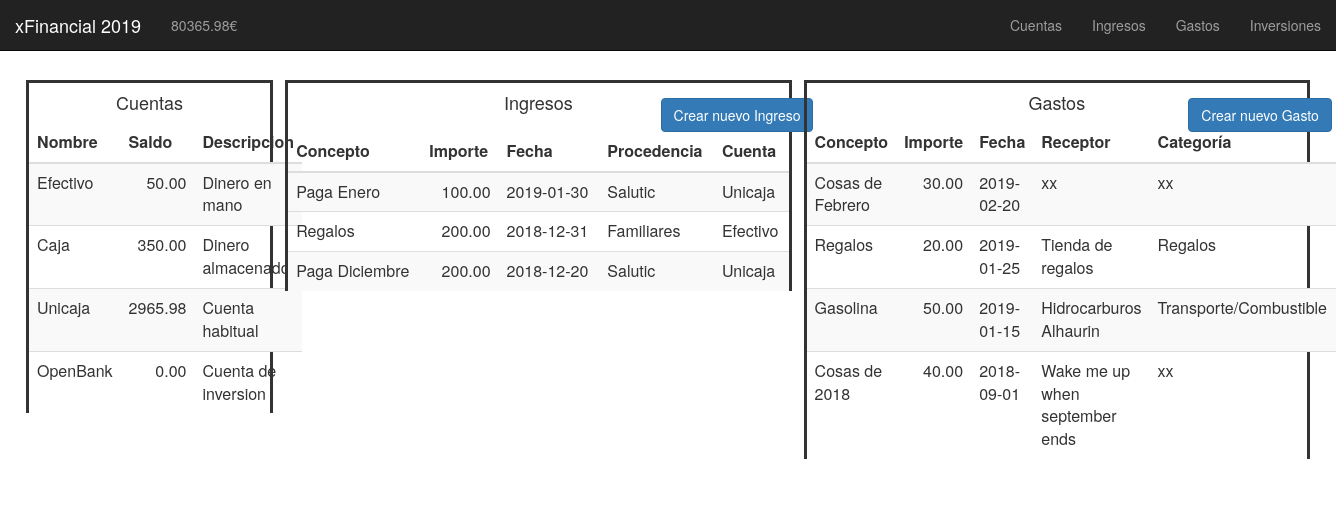
The app's page /, older data.
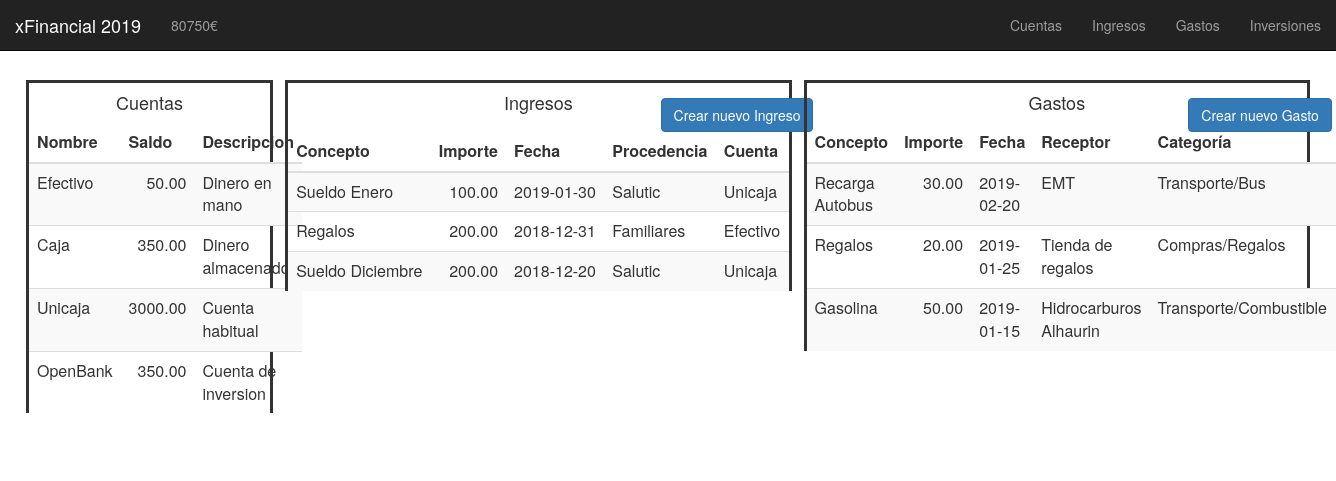
The same page, newer data.
### tables this page shows
CREATE TABLE cuentas (
	id INT PRIMARY KEY AUTO_INCREMENT,
	nombre VARCHAR(50),
    saldo DECIMAL(15,2),
    descripcion VARCHAR(50)
);

CREATE TABLE ingresos (
	id INT PRIMARY KEY AUTO_INCREMENT,
	importe DECIMAL(8,2),  
    concepto VARCHAR(50),  
    fecha DATE,  
    procedencia VARCHAR(50),  
    cuenta VARCHAR(50)  
);

CREATE TABLE gastos (
	id INT PRIMARY KEY AUTO_INCREMENT,
	importe DECIMAL(8,2),  
    concepto VARCHAR(50),  
    fecha DATE,  
    receptor VARCHAR(50),  
    categoria VARCHAR(50),  
    cuenta VARCHAR(50)  
);

### modals/crear_gasto_index.php (the view, shortened to what this page needs)
<button type="button" class="btn btn-primary separar" data-toggle="modal" data-target="#modal_anadir_gasto">
  Crear nuevo Gasto
</button>

### functions/patrimonio/mostrar_patrimonio.php (shortened to what this page needs)
<?php
$patrimonio = 0;
$res = mysql_query("SELECT * FROM cuentas")
or die(mysql_error());
while($row = mysql_fetch_array( $res )) {
    $patrimonio = $patrimonio + $row['saldo'];
}
$res2 = mysql_query("SELECT * FROM inversiones WHERE vendida = 0")
or die(mysql_error());
while($row = mysql_fetch_array( $res2 )) {
    $patrimonio = $patrimonio + $row['valor_actual'];
}
echo $patrimonio."€";
?>

### functions/cuentas/mostrar_cuentas.php (shortened to what this page needs)
<table class="table table-striped">
    <thead>
    <tr>
        <th>Nombre</th>
        <th>Saldo</th>
        <th>Descripcion</th>
    </tr>
    </thead>
<?php
$res = mysql_query("SELECT * FROM cuentas")
or die(mysql_error());
while($row = mysql_fetch_array( $res )) {?>
    <tr>
        <td><?php echo $row['nombre'];?></td>
        <td style="text-align:right;"><?php echo $row['saldo'];?></td>
        <td><?php echo $row['descripcion'];?></td>
    </tr>
<?php } ?>
</table>

### functions/ingresos/mostrar_ingresos.php (shortened to what this page needs)
<table class="table table-striped">
    <thead>
    <tr>
        <th>Concepto</th>
        <th>Importe</th>
        <th>Fecha</th>
        <th>Procedencia</th>
        <th>Cuenta</th>
    </tr>
    </thead>
<?php
$res = mysql_query("SELECT * FROM ingresos ORDER BY fecha DESC")
or die(mysql_error());
while($row = mysql_fetch_array( $res )) {?>
    <tr>
        <td><?php echo $row['concepto'];?></td>
        <td style="text-align:right;"><?php echo $row['importe'];?></td>
        <td><?php echo $row['fecha'];?></td>
        <td><?php echo $row['procedencia'];?></td>
        <td><?php echo $row['cuenta'];?></td>
    </tr>
<?php } ?>
</table>

### functions/gastos/mostrar_gastos.php (shortened to what this page needs)
<table class="table table-striped">
    <thead>
    <tr>
        <th>Concepto</th>
        <th>Importe</th>
        <th>Fecha</th>
        <th>Receptor</th>
        <th>Categoría</th>
    </tr>
    </thead>
<?php
$res = mysql_query("SELECT * FROM gastos ORDER BY fecha DESC")
or die(mysql_error());
while($row = mysql_fetch_array( $res )) {?>
    <tr>
        <td><?php echo $row['concepto'];?></td>
        <td style="text-align:right;"><?php echo $row['importe'];?></td>
        <td><?php echo $row['fecha'];?></td>
        <td><?php echo $row['receptor'];?></td>
        <td><?php echo $row['categoria'];?></td>
    </tr>
<?php } ?>
</table>

Row changes from the older to the newer data that the page shows:
removed gastos: concepto "Cosas de 2018", importe "40.00", fecha "2018-09-01", receptor "Wake me up when september ends", categoria "xx"
changed cuentas "Unicaja": saldo "2965.98" → "3000.00"
changed cuentas "OpenBank": saldo "0.00" → "350.00"
changed ingresos: concepto "Paga Enero" → "Sueldo Enero"
changed ingresos: concepto "Paga Diciembre" → "Sueldo Diciembre"
changed gastos: concepto "Cosas de Febrero" → "Recarga Autobus"; receptor "xx" → "EMT"; categoria "xx" → "Transporte/Bus"
changed gastos "Regalos": categoria "Regalos" → "Compras/Regalos"
Text that changed along with them:
$patrimonio: "80365.98" → "80750"
